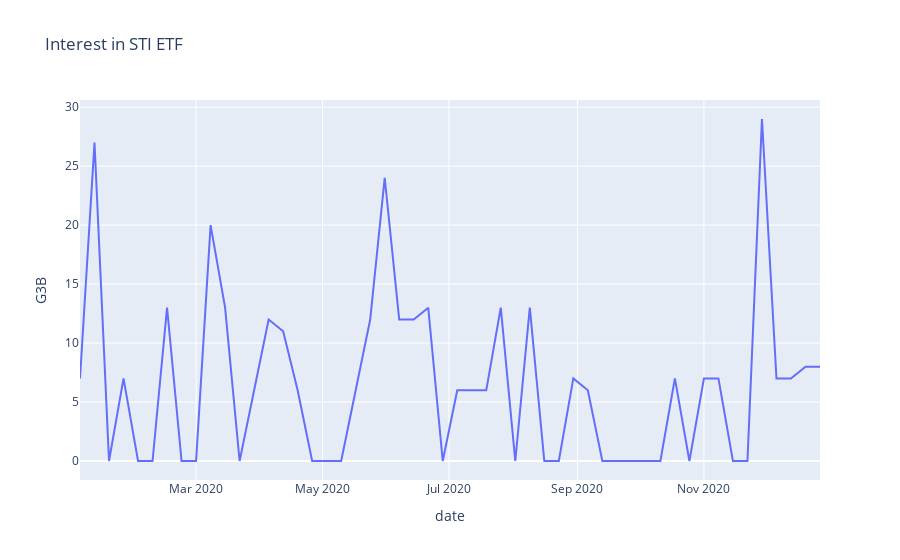

Notebook code cell kept with this figure:
### Markdown cell above
# Interest in STI ETF is highest in January, March, May and November 2020

### Code cell
fig = px.line(etf_df, x="date", y="G3B", 
              title="Interest in STI ETF")
fig.show()

### Figure 1 — Plotly figure (JSON) as saved in the notebook; plotly's stock layout.template omitted (floating-point values rounded to 4 significant figures)
{"data": [{"hovertemplate": "date=%{x}<br>G3B=%{y}<extra></extra>", "legendgroup": "", "line": {"color": "#636efa", "dash": "solid"}, "marker": {"symbol": "circle"}, "mode": "lines", "name": "", "orientation": "v", "showlegend": false, "type": "scatter", "x": ["2020-01-05T00:00:00", "2020-01-12T00:00:00", "2020-01-19T00:00:00", "2020-01-26T00:00:00", "2020-02-02T00:00:00", "2020-02-09T00:00:00", "2020-02-16T00:00:00", "2020-02-23T00:00:00", "2020-03-01T00:00:00", "2020-03-08T00:00:00", "2020-03-15T00:00:00", "2020-03-22T00:00:00", "2020-03-29T00:00:00", "2020-04-05T00:00:00", "2020-04-12T00:00:00", "2020-04-19T00:00:00", "2020-04-26T00:00:00", "2020-05-03T00:00:00", "2020-05-10T00:00:00", "2020-05-17T00:00:00", "2020-05-24T00:00:00", "2020-05-31T00:00:00", "2020-06-07T00:00:00", "2020-06-14T00:00:00", "2020-06-21T00:00:00", "2020-06-28T00:00:00", "2020-07-05T00:00:00", "2020-07-12T00:00:00", "2020-07-19T00:00:00", "2020-07-26T00:00:00", "2020-08-02T00:00:00", "2020-08-09T00:00:00", "2020-08-16T00:00:00", "2020-08-23T00:00:00", "2020-08-30T00:00:00", "2020-09-06T00:00:00", "2020-09-13T00:00:00", "2020-09-20T00:00:00", "2020-09-27T00:00:00", "2020-10-04T00:00:00", "2020-10-11T00:00:00", "2020-10-18T00:00:00", "2020-10-25T00:00:00", "2020-11-01T00:00:00", "2020-11-08T00:00:00", "2020-11-15T00:00:00", "2020-11-22T00:00:00", "2020-11-29T00:00:00", "2020-12-06T00:00:00", "2020-12-13T00:00:00", "2020-12-20T00:00:00", "2020-12-27T00:00:00"], "xaxis": "x", "y": [7, 27, 0, 7, 0, 0, 13, 0, 0, 20, 13, 0, 6, 12, 11, 6, 0, 0, 0, 6, 12, 24, 12, 12, 13, 0, 6, 6, 6, 13, 0, 13, 0, 0, 7, 6, 0, 0, 0, 0, 0, 7, 0, 7, 7, 0, 0, 29, 7, 7, 8, 8], "yaxis": "y"}], "layout": {"legend": {"tracegroupgap": 0}, "title": {"text": "Interest in STI ETF"}, "xaxis": {"anchor": "y", "domain": [0, 1], "title": {"text": "date"}}, "yaxis": {"anchor": "x", "domain": [0, 1], "title": {"text": "G3B"}}}}
